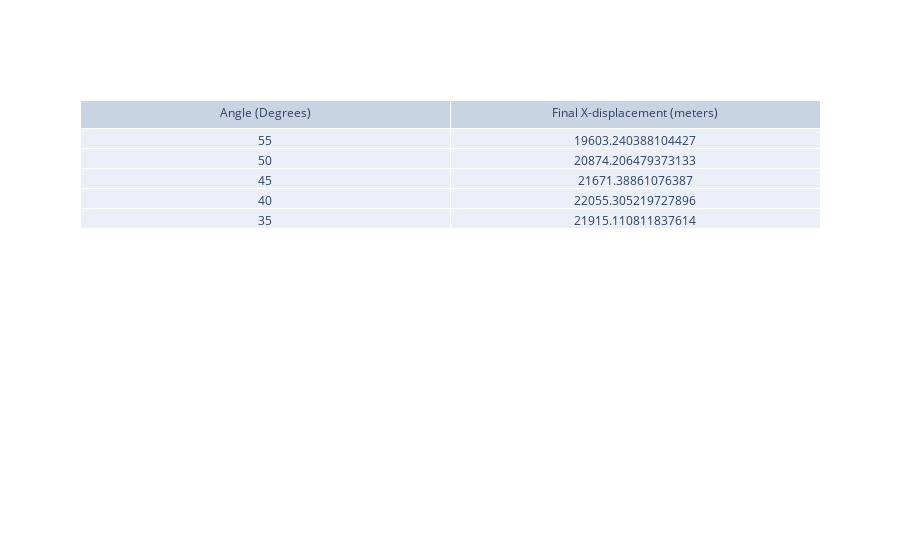

Here is the notebook cell this chart was saved with:
### Markdown cell above
The above plot shows the projectile motion of an object launched at different angles when we account for air drag. As we can see from the plot, the launch angle of 40 degrees (yellow line) causes the object to travel the furthest in the x direction. Then, the other four launch angles (from largest to smallest displacement in the x direction) are: 35 degrees (black line), 45 degrees (red line), 50 degrees (green line), and 55 degrees (blue line). So, these results tell us that a 40 degree launch angle will cause the projectile to travel the furthest in the x direction. Then, as our launch angle gets larger, the displacement in the x direction will decrease. This plot also shows us that the larger the launch angle, the further the object will travel in the y direction. Comparing this to our previous plot where we ignored air drag, we can see that air drag causes the projectile to travel a much smaller distance in both the x and y directions.

### Code cell
fig = go.Figure(data=[go.Table(header=dict(values=['Angle (Degrees)', 'Final X-displacement (meters)']),
                 cells=dict(values=[[55, 50, 45, 40, 35], [x1[-1], x2[-1], x3[-1], x4[-1], x5[-1]]]))
                     ])
fig.show()

### Figure 1 — Plotly figure (JSON) as saved in the notebook; plotly's stock layout.template omitted (floating-point values rounded to 4 significant figures)
{"data": [{"cells": {"values": [[55, 50, 45, 40, 35], [19600.0, 20870.0, 21670.0, 22060.0, 21920.0]]}, "header": {"values": ["Angle (Degrees)", "Final X-displacement (meters)"]}, "type": "table"}], "layout": {}}
